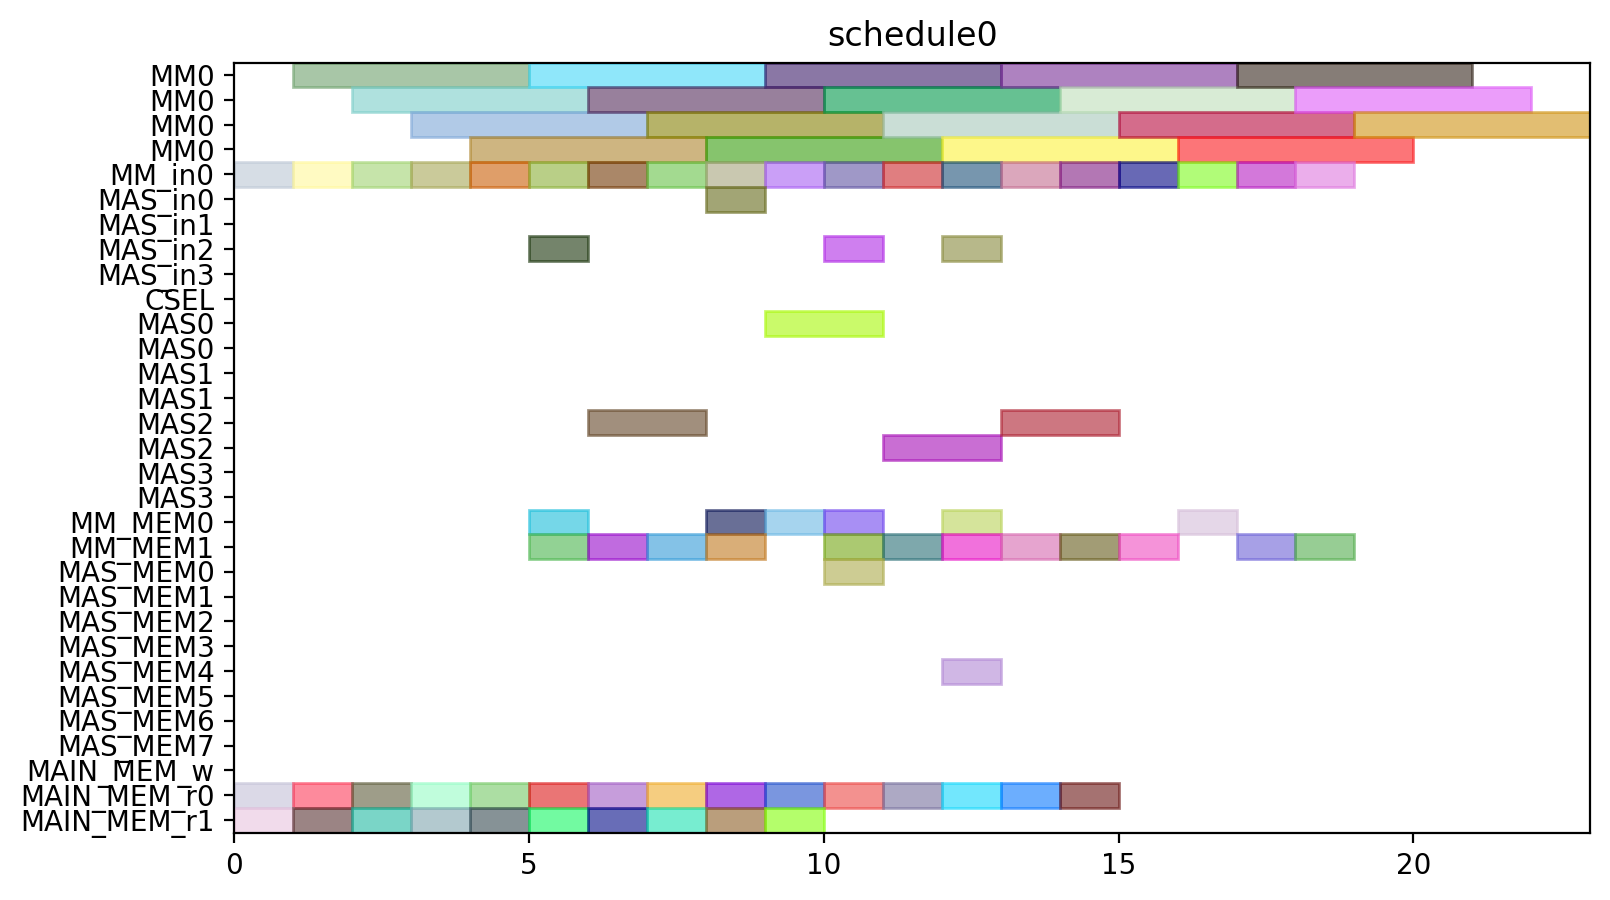

Here is the Python script that generated this plot:
from pyschedule import Scenario, solvers, plotters, alt


def solve():
	horizon = 112
	S = Scenario("schedule0", horizon=horizon)

	# resource
	MM = S.Resources('MM', num=1, size=4)
	MM_in = S.Resources('MM_in', num=1)
	MAS_in = S.Resources('MAS_in', num=4)
	CSEL = S.Resource('CSEL')
	MAS = S.Resources('MAS', num=4, size=2, periods=range(1, horizon))
	MM_MEM = S.Resources('MM_MEM', num=2)
	MAS_MEM = S.Resources('MAS_MEM', num=8)
	MAIN_MEM_w = S.Resource('MAIN_MEM_w', size=1)
	MAIN_MEM_r = S.Resources('MAIN_MEM_r', num=2)

	# result of previous scheduling

	# new tasks
	Z_exp2 = S.Task('Z_exp2', length=4, delay_cost=1)
	Z_exp2 += alt(MM)
	Z_exp2_in = S.Task('Z_exp2_in', length=1, delay_cost=1)
	Z_exp2_in += alt(MM_in)
	S += Z_exp2>=Z_exp2_in

	Z_exp2_mem0 = S.Task('Z_exp2_mem0', length=1, delay_cost=1)
	Z_exp2_mem0 += MAIN_MEM_r[0]
	NX0 = S.Task('NX0', length=4, delay_cost=1)
	NX0 += alt(MM)
	NX0_in = S.Task('NX0_in', length=1, delay_cost=1)
	NX0_in += alt(MM_in)
	S += NX0>=NX0_in

	NX0_mem0 = S.Task('NX0_mem0', length=1, delay_cost=1)
	NX0_mem0 += MAIN_MEM_r[0]
	NX0_mem1 = S.Task('NX0_mem1', length=1, delay_cost=1)
	NX0_mem1 += MAIN_MEM_r[1]
	k0_10_Z1 = S.Task('k0_10_Z1', length=4, delay_cost=1)
	k0_10_Z1 += alt(MM)
	k0_10_Z1_in = S.Task('k0_10_Z1_in', length=1, delay_cost=1)
	k0_10_Z1_in += alt(MM_in)
	S += k0_10_Z1>=k0_10_Z1_in

	k0_10_Z1_mem0 = S.Task('k0_10_Z1_mem0', length=1, delay_cost=1)
	k0_10_Z1_mem0 += MAIN_MEM_r[0]
	k0_10_Z1_mem1 = S.Task('k0_10_Z1_mem1', length=1, delay_cost=1)
	k0_10_Z1_mem1 += MAIN_MEM_r[1]
	DX0 = S.Task('DX0', length=4, delay_cost=1)
	DX0 += alt(MM)
	DX0_in = S.Task('DX0_in', length=1, delay_cost=1)
	DX0_in += alt(MM_in)
	S += DX0>=DX0_in

	DX0_mem0 = S.Task('DX0_mem0', length=1, delay_cost=1)
	DX0_mem0 += MAIN_MEM_r[0]
	DX0_mem1 = S.Task('DX0_mem1', length=1, delay_cost=1)
	DX0_mem1 += MAIN_MEM_r[1]
	NY0 = S.Task('NY0', length=4, delay_cost=1)
	NY0 += alt(MM)
	NY0_in = S.Task('NY0_in', length=1, delay_cost=1)
	NY0_in += alt(MM_in)
	S += NY0>=NY0_in

	NY0_mem0 = S.Task('NY0_mem0', length=1, delay_cost=1)
	NY0_mem0 += MAIN_MEM_r[0]
	NY0_mem1 = S.Task('NY0_mem1', length=1, delay_cost=1)
	NY0_mem1 += MAIN_MEM_r[1]
	k2_14_Z1 = S.Task('k2_14_Z1', length=4, delay_cost=1)
	k2_14_Z1 += alt(MM)
	k2_14_Z1_in = S.Task('k2_14_Z1_in', length=1, delay_cost=1)
	k2_14_Z1_in += alt(MM_in)
	S += k2_14_Z1>=k2_14_Z1_in

	k2_14_Z1_mem0 = S.Task('k2_14_Z1_mem0', length=1, delay_cost=1)
	k2_14_Z1_mem0 += MAIN_MEM_r[0]
	k2_14_Z1_mem1 = S.Task('k2_14_Z1_mem1', length=1, delay_cost=1)
	k2_14_Z1_mem1 += MAIN_MEM_r[1]
	DY0 = S.Task('DY0', length=4, delay_cost=1)
	DY0 += alt(MM)
	DY0_in = S.Task('DY0_in', length=1, delay_cost=1)
	DY0_in += alt(MM_in)
	S += DY0>=DY0_in

	DY0_mem0 = S.Task('DY0_mem0', length=1, delay_cost=1)
	DY0_mem0 += MAIN_MEM_r[0]
	DY0_mem1 = S.Task('DY0_mem1', length=1, delay_cost=1)
	DY0_mem1 += MAIN_MEM_r[1]
	Z_exp3 = S.Task('Z_exp3', length=4, delay_cost=1)
	Z_exp3 += alt(MM)
	Z_exp3_in = S.Task('Z_exp3_in', length=1, delay_cost=1)
	Z_exp3_in += alt(MM_in)
	S += Z_exp3>=Z_exp3_in

	Z_exp3_mem0 = S.Task('Z_exp3_mem0', length=1, delay_cost=1)
	Z_exp3_mem0 += alt(MM_MEM)
	S += (Z_exp2*MM[0])-1 < Z_exp3_mem0*MM_MEM[0]
	S += Z_exp3_mem0 <= Z_exp3

	Z_exp3_mem1 = S.Task('Z_exp3_mem1', length=1, delay_cost=1)
	Z_exp3_mem1 += MAIN_MEM_r[1]
	NX1_ = S.Task('NX1_', length=2, delay_cost=1)
	NX1_ += alt(MAS)
	NX1__in = S.Task('NX1__in', length=1, delay_cost=1)
	NX1__in += alt(MAS_in)
	S += NX1__in*MAS_in[0]<=NX1_*MAS[0]

	S += NX1__in*MAS_in[1]<=NX1_*MAS[1]

	S += NX1__in*MAS_in[2]<=NX1_*MAS[2]

	S += NX1__in*MAS_in[3]<=NX1_*MAS[3]

	NX1__mem0 = S.Task('NX1__mem0', length=1, delay_cost=1)
	NX1__mem0 += alt(MM_MEM)
	S += (NX0*MM[0])-1 < NX1__mem0*MM_MEM[0]
	S += NX1__mem0 <= NX1_

	NX1__mem1 = S.Task('NX1__mem1', length=1, delay_cost=1)
	NX1__mem1 += alt(MM_MEM)
	S += (k0_10_Z1*MM[0])-1 < NX1__mem1*MM_MEM[1]
	S += NX1__mem1 <= NX1_

	k0_9_Z2 = S.Task('k0_9_Z2', length=4, delay_cost=1)
	k0_9_Z2 += alt(MM)
	k0_9_Z2_in = S.Task('k0_9_Z2_in', length=1, delay_cost=1)
	k0_9_Z2_in += alt(MM_in)
	S += k0_9_Z2>=k0_9_Z2_in

	k0_9_Z2_mem0 = S.Task('k0_9_Z2_mem0', length=1, delay_cost=1)
	k0_9_Z2_mem0 += MAIN_MEM_r[0]
	k0_9_Z2_mem1 = S.Task('k0_9_Z2_mem1', length=1, delay_cost=1)
	k0_9_Z2_mem1 += alt(MM_MEM)
	S += (Z_exp2*MM[0])-1 < k0_9_Z2_mem1*MM_MEM[1]
	S += k0_9_Z2_mem1 <= k0_9_Z2

	k1_9_Z2 = S.Task('k1_9_Z2', length=4, delay_cost=1)
	k1_9_Z2 += alt(MM)
	k1_9_Z2_in = S.Task('k1_9_Z2_in', length=1, delay_cost=1)
	k1_9_Z2_in += alt(MM_in)
	S += k1_9_Z2>=k1_9_Z2_in

	k1_9_Z2_mem0 = S.Task('k1_9_Z2_mem0', length=1, delay_cost=1)
	k1_9_Z2_mem0 += MAIN_MEM_r[0]
	k1_9_Z2_mem1 = S.Task('k1_9_Z2_mem1', length=1, delay_cost=1)
	k1_9_Z2_mem1 += alt(MM_MEM)
	S += (Z_exp2*MM[0])-1 < k1_9_Z2_mem1*MM_MEM[1]
	S += k1_9_Z2_mem1 <= k1_9_Z2

	NY1_ = S.Task('NY1_', length=2, delay_cost=1)
	NY1_ += alt(MAS)
	NY1__in = S.Task('NY1__in', length=1, delay_cost=1)
	NY1__in += alt(MAS_in)
	S += NY1__in*MAS_in[0]<=NY1_*MAS[0]

	S += NY1__in*MAS_in[1]<=NY1_*MAS[1]

	S += NY1__in*MAS_in[2]<=NY1_*MAS[2]

	S += NY1__in*MAS_in[3]<=NY1_*MAS[3]

	NY1__mem0 = S.Task('NY1__mem0', length=1, delay_cost=1)
	NY1__mem0 += alt(MM_MEM)
	S += (NY0*MM[0])-1 < NY1__mem0*MM_MEM[0]
	S += NY1__mem0 <= NY1_

	NY1__mem1 = S.Task('NY1__mem1', length=1, delay_cost=1)
	NY1__mem1 += alt(MM_MEM)
	S += (k2_14_Z1*MM[0])-1 < NY1__mem1*MM_MEM[1]
	S += NY1__mem1 <= NY1_

	k2_13_Z2 = S.Task('k2_13_Z2', length=4, delay_cost=1)
	k2_13_Z2 += alt(MM)
	k2_13_Z2_in = S.Task('k2_13_Z2_in', length=1, delay_cost=1)
	k2_13_Z2_in += alt(MM_in)
	S += k2_13_Z2>=k2_13_Z2_in

	k2_13_Z2_mem0 = S.Task('k2_13_Z2_mem0', length=1, delay_cost=1)
	k2_13_Z2_mem0 += MAIN_MEM_r[0]
	k2_13_Z2_mem1 = S.Task('k2_13_Z2_mem1', length=1, delay_cost=1)
	k2_13_Z2_mem1 += alt(MM_MEM)
	S += (Z_exp2*MM[0])-1 < k2_13_Z2_mem1*MM_MEM[1]
	S += k2_13_Z2_mem1 <= k2_13_Z2

	k3_14_Z2 = S.Task('k3_14_Z2', length=4, delay_cost=1)
	k3_14_Z2 += alt(MM)
	k3_14_Z2_in = S.Task('k3_14_Z2_in', length=1, delay_cost=1)
	k3_14_Z2_in += alt(MM_in)
	S += k3_14_Z2>=k3_14_Z2_in

	k3_14_Z2_mem0 = S.Task('k3_14_Z2_mem0', length=1, delay_cost=1)
	k3_14_Z2_mem0 += MAIN_MEM_r[0]
	k3_14_Z2_mem1 = S.Task('k3_14_Z2_mem1', length=1, delay_cost=1)
	k3_14_Z2_mem1 += alt(MM_MEM)
	S += (Z_exp2*MM[0])-1 < k3_14_Z2_mem1*MM_MEM[1]
	S += k3_14_Z2_mem1 <= k3_14_Z2

	Z_exp4 = S.Task('Z_exp4', length=4, delay_cost=1)
	Z_exp4 += alt(MM)
	Z_exp4_in = S.Task('Z_exp4_in', length=1, delay_cost=1)
	Z_exp4_in += alt(MM_in)
	S += Z_exp4>=Z_exp4_in

	Z_exp4_mem0 = S.Task('Z_exp4_mem0', length=1, delay_cost=1)
	Z_exp4_mem0 += alt(MM_MEM)
	S += (Z_exp3*MM[0])-1 < Z_exp4_mem0*MM_MEM[0]
	S += Z_exp4_mem0 <= Z_exp4

	Z_exp4_mem1 = S.Task('Z_exp4_mem1', length=1, delay_cost=1)
	Z_exp4_mem1 += MAIN_MEM_r[1]
	NX1 = S.Task('NX1', length=4, delay_cost=1)
	NX1 += alt(MM)
	NX1_in = S.Task('NX1_in', length=1, delay_cost=1)
	NX1_in += alt(MM_in)
	S += NX1>=NX1_in

	NX1_mem0 = S.Task('NX1_mem0', length=1, delay_cost=1)
	NX1_mem0 += alt(MAS_MEM)
	S += (NX1_*MAS[0])-1 < NX1_mem0*MAS_MEM[0]
	S += (NX1_*MAS[1])-1 < NX1_mem0*MAS_MEM[2]
	S += (NX1_*MAS[2])-1 < NX1_mem0*MAS_MEM[4]
	S += (NX1_*MAS[3])-1 < NX1_mem0*MAS_MEM[6]
	S += NX1_mem0 <= NX1

	NX1_mem1 = S.Task('NX1_mem1', length=1, delay_cost=1)
	NX1_mem1 += MAIN_MEM_r[1]
	k0_8_Z3 = S.Task('k0_8_Z3', length=4, delay_cost=1)
	k0_8_Z3 += alt(MM)
	k0_8_Z3_in = S.Task('k0_8_Z3_in', length=1, delay_cost=1)
	k0_8_Z3_in += alt(MM_in)
	S += k0_8_Z3>=k0_8_Z3_in

	k0_8_Z3_mem0 = S.Task('k0_8_Z3_mem0', length=1, delay_cost=1)
	k0_8_Z3_mem0 += MAIN_MEM_r[0]
	k0_8_Z3_mem1 = S.Task('k0_8_Z3_mem1', length=1, delay_cost=1)
	k0_8_Z3_mem1 += alt(MM_MEM)
	S += (Z_exp3*MM[0])-1 < k0_8_Z3_mem1*MM_MEM[1]
	S += k0_8_Z3_mem1 <= k0_8_Z3

	DX1_ = S.Task('DX1_', length=2, delay_cost=1)
	DX1_ += alt(MAS)
	DX1__in = S.Task('DX1__in', length=1, delay_cost=1)
	DX1__in += alt(MAS_in)
	S += DX1__in*MAS_in[0]<=DX1_*MAS[0]

	S += DX1__in*MAS_in[1]<=DX1_*MAS[1]

	S += DX1__in*MAS_in[2]<=DX1_*MAS[2]

	S += DX1__in*MAS_in[3]<=DX1_*MAS[3]

	DX1__mem0 = S.Task('DX1__mem0', length=1, delay_cost=1)
	DX1__mem0 += alt(MM_MEM)
	S += (DX0*MM[0])-1 < DX1__mem0*MM_MEM[0]
	S += DX1__mem0 <= DX1_

	DX1__mem1 = S.Task('DX1__mem1', length=1, delay_cost=1)
	DX1__mem1 += alt(MM_MEM)
	S += (k1_9_Z2*MM[0])-1 < DX1__mem1*MM_MEM[1]
	S += DX1__mem1 <= DX1_

	k1_8_Z3 = S.Task('k1_8_Z3', length=4, delay_cost=1)
	k1_8_Z3 += alt(MM)
	k1_8_Z3_in = S.Task('k1_8_Z3_in', length=1, delay_cost=1)
	k1_8_Z3_in += alt(MM_in)
	S += k1_8_Z3>=k1_8_Z3_in

	k1_8_Z3_mem0 = S.Task('k1_8_Z3_mem0', length=1, delay_cost=1)
	k1_8_Z3_mem0 += MAIN_MEM_r[0]
	k1_8_Z3_mem1 = S.Task('k1_8_Z3_mem1', length=1, delay_cost=1)
	k1_8_Z3_mem1 += alt(MM_MEM)
	S += (Z_exp3*MM[0])-1 < k1_8_Z3_mem1*MM_MEM[1]
	S += k1_8_Z3_mem1 <= k1_8_Z3

	NY1 = S.Task('NY1', length=4, delay_cost=1)
	NY1 += alt(MM)
	NY1_in = S.Task('NY1_in', length=1, delay_cost=1)
	NY1_in += alt(MM_in)
	S += NY1>=NY1_in

	NY1_mem0 = S.Task('NY1_mem0', length=1, delay_cost=1)
	NY1_mem0 += alt(MAS_MEM)
	S += (NY1_*MAS[0])-1 < NY1_mem0*MAS_MEM[0]
	S += (NY1_*MAS[1])-1 < NY1_mem0*MAS_MEM[2]
	S += (NY1_*MAS[2])-1 < NY1_mem0*MAS_MEM[4]
	S += (NY1_*MAS[3])-1 < NY1_mem0*MAS_MEM[6]
	S += NY1_mem0 <= NY1

	NY1_mem1 = S.Task('NY1_mem1', length=1, delay_cost=1)
	NY1_mem1 += MAIN_MEM_r[1]
	k2_12_Z3 = S.Task('k2_12_Z3', length=4, delay_cost=1)
	k2_12_Z3 += alt(MM)
	k2_12_Z3_in = S.Task('k2_12_Z3_in', length=1, delay_cost=1)
	k2_12_Z3_in += alt(MM_in)
	S += k2_12_Z3>=k2_12_Z3_in

	k2_12_Z3_mem0 = S.Task('k2_12_Z3_mem0', length=1, delay_cost=1)
	k2_12_Z3_mem0 += MAIN_MEM_r[0]
	k2_12_Z3_mem1 = S.Task('k2_12_Z3_mem1', length=1, delay_cost=1)
	k2_12_Z3_mem1 += alt(MM_MEM)
	S += (Z_exp3*MM[0])-1 < k2_12_Z3_mem1*MM_MEM[1]
	S += k2_12_Z3_mem1 <= k2_12_Z3

	DY1_ = S.Task('DY1_', length=2, delay_cost=1)
	DY1_ += alt(MAS)
	DY1__in = S.Task('DY1__in', length=1, delay_cost=1)
	DY1__in += alt(MAS_in)
	S += DY1__in*MAS_in[0]<=DY1_*MAS[0]

	S += DY1__in*MAS_in[1]<=DY1_*MAS[1]

	S += DY1__in*MAS_in[2]<=DY1_*MAS[2]

	S += DY1__in*MAS_in[3]<=DY1_*MAS[3]

	DY1__mem0 = S.Task('DY1__mem0', length=1, delay_cost=1)
	DY1__mem0 += alt(MM_MEM)
	S += (DY0*MM[0])-1 < DY1__mem0*MM_MEM[0]
	S += DY1__mem0 <= DY1_

	DY1__mem1 = S.Task('DY1__mem1', length=1, delay_cost=1)
	DY1__mem1 += alt(MM_MEM)
	S += (k3_14_Z2*MM[0])-1 < DY1__mem1*MM_MEM[1]
	S += DY1__mem1 <= DY1_

	k3_13_Z3 = S.Task('k3_13_Z3', length=4, delay_cost=1)
	k3_13_Z3 += alt(MM)
	k3_13_Z3_in = S.Task('k3_13_Z3_in', length=1, delay_cost=1)
	k3_13_Z3_in += alt(MM_in)
	S += k3_13_Z3>=k3_13_Z3_in

	k3_13_Z3_mem0 = S.Task('k3_13_Z3_mem0', length=1, delay_cost=1)
	k3_13_Z3_mem0 += MAIN_MEM_r[0]
	k3_13_Z3_mem1 = S.Task('k3_13_Z3_mem1', length=1, delay_cost=1)
	k3_13_Z3_mem1 += alt(MM_MEM)
	S += (Z_exp3*MM[0])-1 < k3_13_Z3_mem1*MM_MEM[1]
	S += k3_13_Z3_mem1 <= k3_13_Z3

	solvers.mip.solve(S,msg=1,kind='CPLEX',ratio_gap=1.01)

	solution = [['hoge']*len(S.solution()[1]) for i in range(len(S.solution()))]
	for i in range(len(S.solution())):
		for j in range(len(S.solution()[i])):
			solution[i][j]=str(S.solution()[i][j])
	print(solution)

	cycles = int(solution[-1][3])

	pic_file_name = "/home/mfukuda/ABE/multiRAM_multiMAS_16mux/scheduling_result/stage4MM1_stage2MAS4/ISOGENY/schedule0.png"
	if(S.solution() != []):
		plotters.matplotlib.plot(S,img_filename=pic_file_name, show_task_labels=False, fig_size=(cycles*0.25+3, 5))

	return solution
